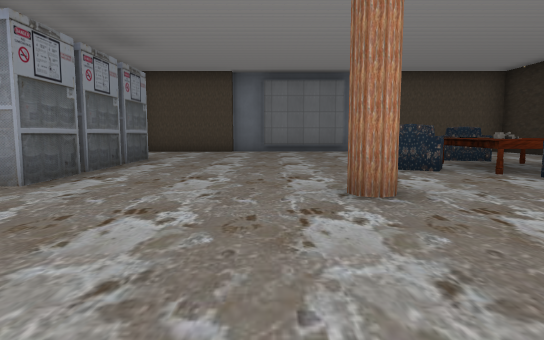
View 1 (above)

15 first-person views from a walk through a level from a Godot 3-D game. The camera is 1.2 m above the floor, tilts 6° down and sees 75° across. The floor is counted in squares, 2 m on a side. Each view is taken from the middle of a square. On the plan, view 1 faces up. The plan holds only what a view shows up to about 10 squares ahead; the rest is blank. The place goes on beyond the plan. Characters and animated objects are not drawn. Some surface patterns are stand-ins.

View 2
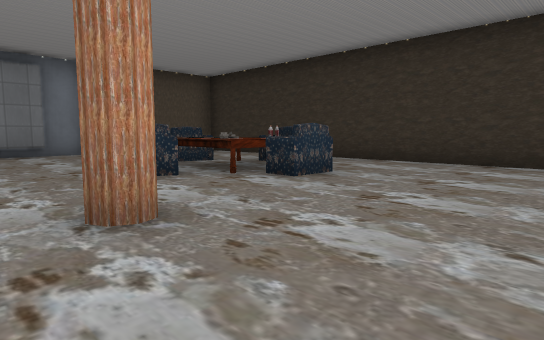

View 3
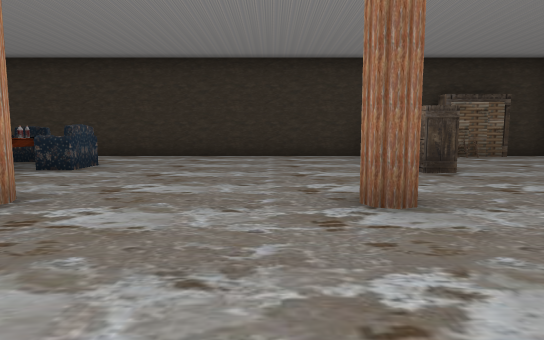

View 4
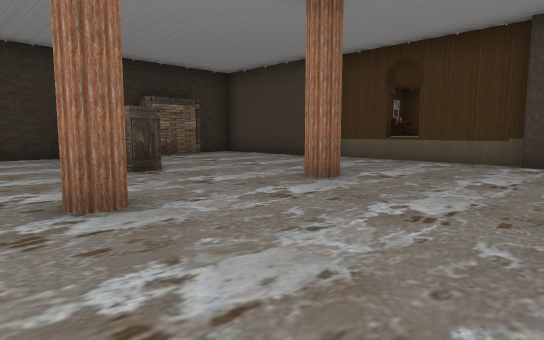

View 5
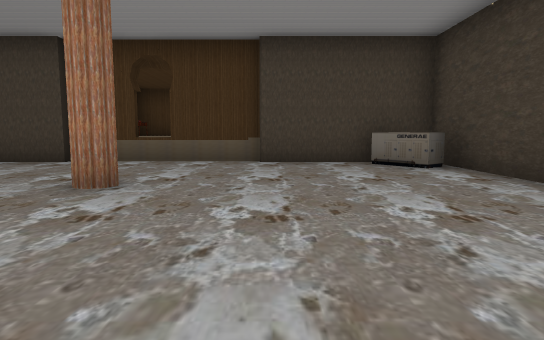

View 6
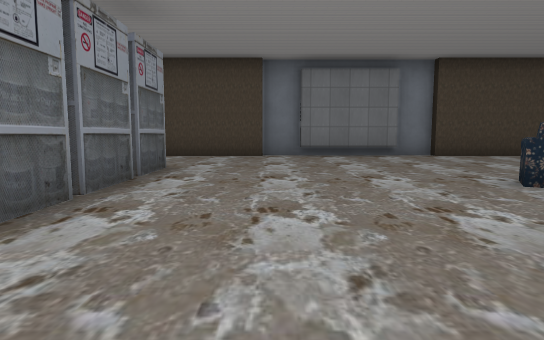

View 7
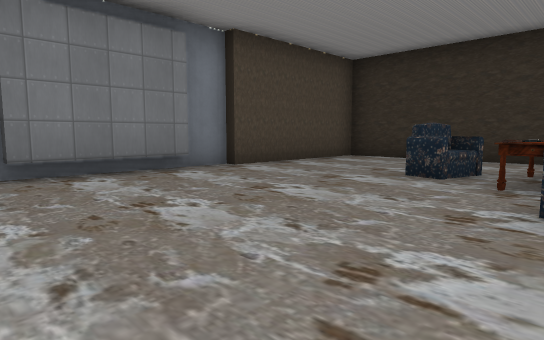

View 8
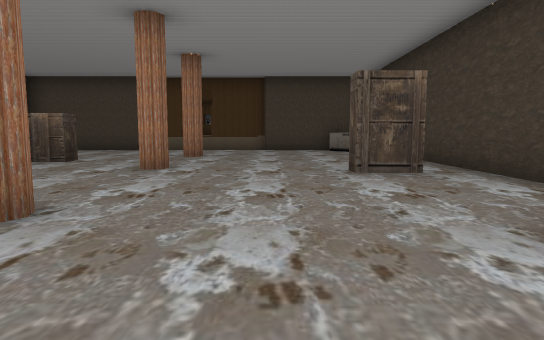

View 9
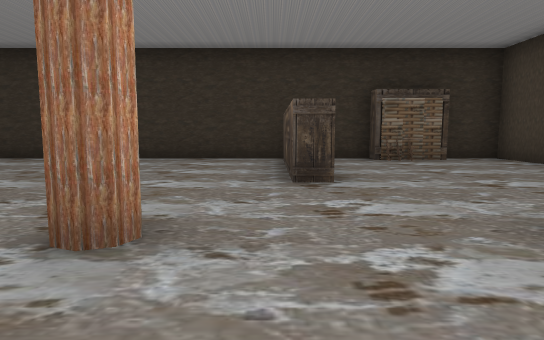

View 10
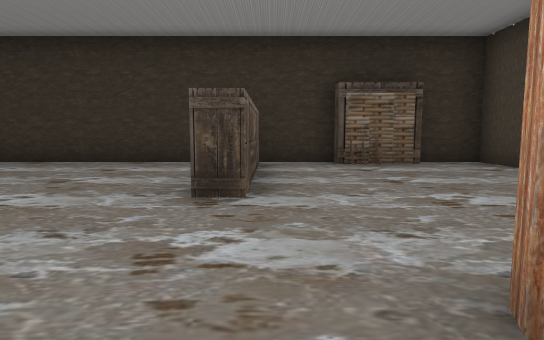

View 11
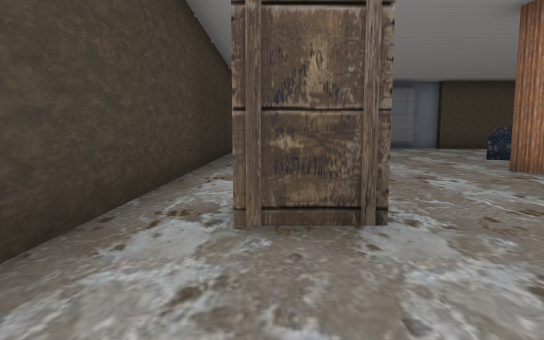

View 12
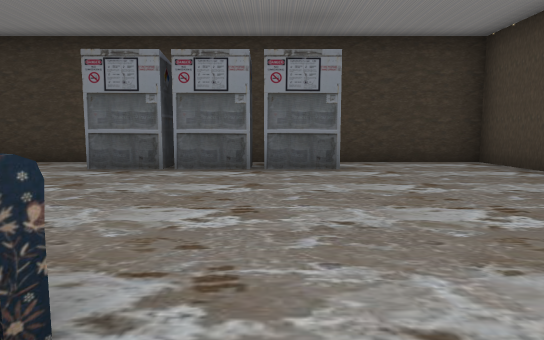

View 13
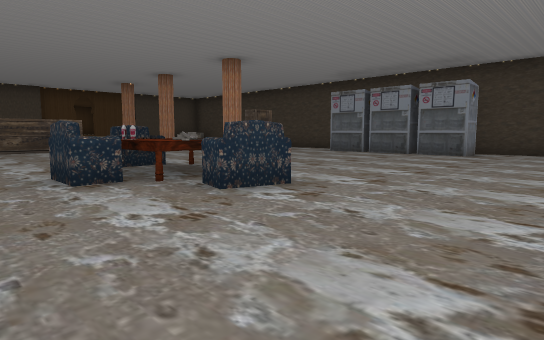

View 14
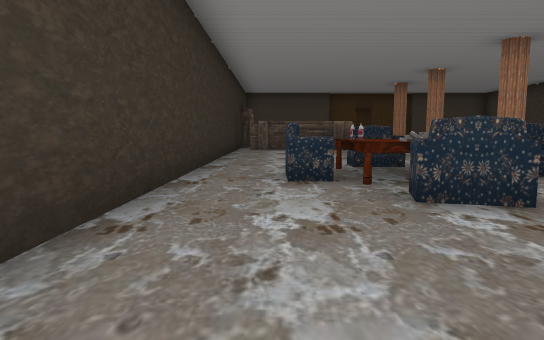

View 15
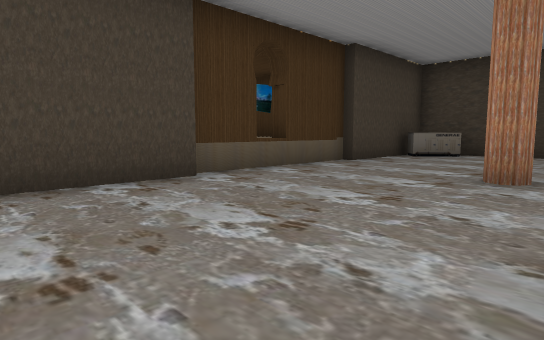

### Floor plan
Points are (right, up) in squares from view 1. A wall is a line through its corners. A room is listed if a view was taken in it or the views show most of it. See-through windows are left out.
Room 1 (views 1, 2, 3, 4, 5, 6, 7, 8, 9, 10, 11, 12, 13, 14, 15)
walls: (-2.8, 5.2) (-2.8, 3.9); (-3.4, 0.8) (-2.3, 0.8) (-2.3, 0.2) (-3.2, 0.2); (6.5, -1.8) (3.2, -1.8) (3.2, -1.3) (6.4, -1.3); (-3.6, 8.1) (-2.8, 8.1) (-2.8, 5.4); (2.4, 11.2) (-0.2, 11.2); (7.2, -3.4) (7.2, 11.2) (3.2, 11.2); (3.4, 11.5) (2.2, 11.5); (-0.1, 11.5) (-1.2, 11.5); (-1.1, 11.2) (-4.3, 11.2) (-4.3, -1.6); (-4.3, -3.1) (-4.3, -6.2) (-0.8, -6.2); (3.1, -6.2) (7.2, -6.2) (7.2, -5); (-0.9, -6.5) (3.1, -6.5)
objects: generator (-3, -6); pillar (1, -3); pillar (1, 0); pillar (1, 4); chair (2, 6) to (3, 6); chair (4, 5) to (5, 5); table (4, 6); chair (4, 8); chair (5, 7); other object (6, -4); bag (7, -5); bag (7, -4); other object (7, -3)

Positions as (right, up) in squares from view 1, and headings:
1: (0, 0), facing up
2: (0, 1), facing up-right
3: (-2, 1), facing right
4: (-2, 1), facing down-right
5: (-1, 1), facing down
6: (-1, 2), facing up
7: (-1, 6), facing up-right
8: (-1, 6), facing down
9: (-1, -1), facing right
10: (0, -2), facing right
11: (-3, -2), facing up
12: (3, 7), facing left
13: (7, 11), facing down-left
14: (6, 11), facing down
15: (6, -2), facing down-left
